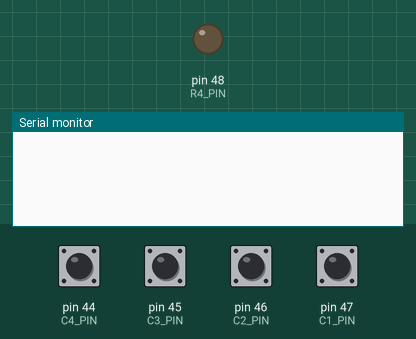
Bench run of a sketch on a simulated Arduino Mega 2560, built with avr-gcc and run on an emulated ATmega2560. On the bench: output pins drawn as LEDs (lit = HIGH), the last lines printed to the serial monitor. The test bench sets the inputs (shaded band); at power-on: pin 44 (C4_PIN), pin 45 (C3_PIN), pin 46 (C2_PIN), pin 47 (C1_PIN) HIGH.

Above: at 1.2 s.
1.3 s: pin 44 (C4_PIN) pulled LOW for 0.15 s
At 2.3 s:
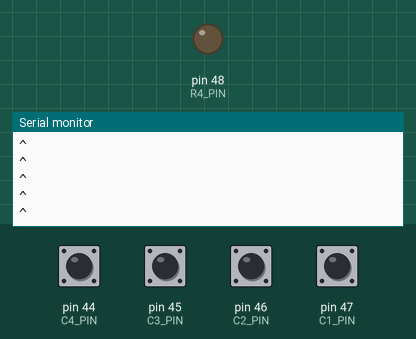
2.9 s: pin 45 (C3_PIN) pulled LOW for 0.15 s
At 3.5 s:
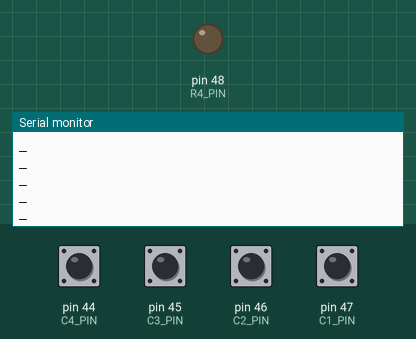
4.5 s: pin 46 (C2_PIN) pulled LOW for 0.15 s
At 5.8 s:
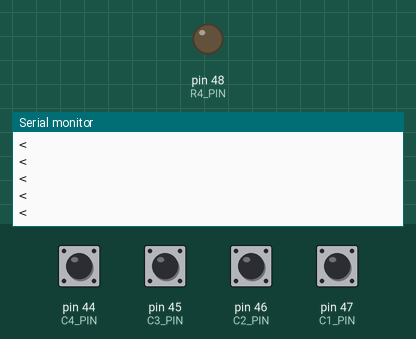
6.1 s: pin 47 (C1_PIN) pulled LOW for 0.15 s
At 7.1 s:
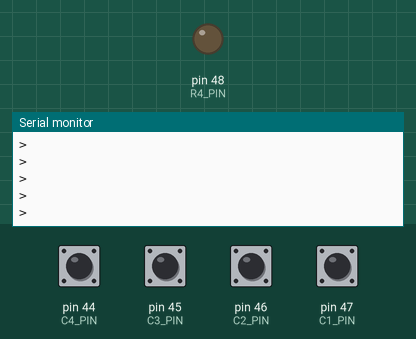

The sketch:

button-matrix.ino
```cpp
#define ledpin 13

#define R4_PIN 48

#define C1_PIN 47
#define C2_PIN 46
#define C3_PIN 45
#define C4_PIN 44

#define R1_MOVEMENT_PIN R4_PIN

#define C1_MOVEMENT_PIN C4_PIN
#define C2_MOVEMENT_PIN C3_PIN
#define C3_MOVEMENT_PIN C2_PIN
#define C4_MOVEMENT_PIN C1_PIN

unsigned int UP, DOWN, LEFT, RIGHT;
char key;

void setup() {
  pinMode(R1_MOVEMENT_PIN, OUTPUT);
  pinMode(R1_MOVEMENT_PIN, HIGH);

  pinMode(C1_MOVEMENT_PIN, INPUT_PULLUP);
  pinMode(C2_MOVEMENT_PIN, INPUT_PULLUP);
  pinMode(C3_MOVEMENT_PIN, INPUT_PULLUP);
  pinMode(C4_MOVEMENT_PIN, INPUT_PULLUP);

  Serial.begin(9600);
}

void loop() {
  key = readKeys(C1_MOVEMENT_PIN, C2_MOVEMENT_PIN, C3_MOVEMENT_PIN, C4_MOVEMENT_PIN);
  if (key) {
    Serial.println(key);
  }
}

char readKeys(byte C1, byte C2, byte C3, byte C4) {
  UP = digitalRead(C1);
  DOWN = digitalRead(C2);
  LEFT = digitalRead(C3);
  RIGHT = digitalRead(C4);

  if (UP == 0) {
    return '^';
  } else if (DOWN == 0) {
    return '_';
  } else if (LEFT == 0) {
    return '<';
  } else if (RIGHT == 0) {
    return '>';
  } else {
    return NULL;
  }
}
```

Measured:
- after the input at 1.3 s, the serial monitor: prints a new line at once (image 1)
- after the input at 2.9 s, the serial monitor: prints a new line at once (image 2)
- after the input at 4.5 s, the serial monitor: prints a new line at once (image 3)
- after the input at 6.1 s, the serial monitor: prints a new line at once (image 4)
